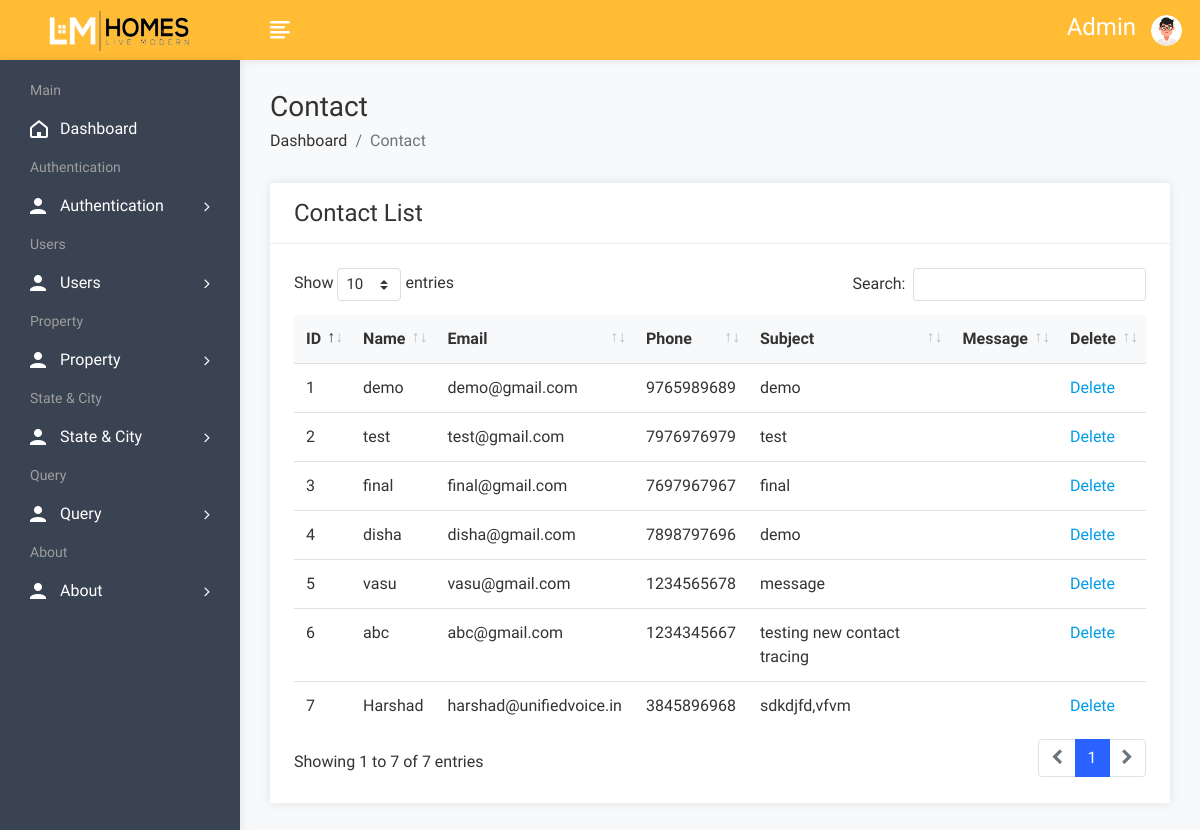
Screenshot of /admin/contactview.php (signed in) with the database file from the repository.
### tables this page shows
CREATE TABLE `contact` (
  `cid` int(50) NOT NULL,
  `name` varchar(100) NOT NULL,
  `email` varchar(100) NOT NULL,
  `phone` varchar(20) NOT NULL,
  `message` varchar(250) NOT NULL
);

### admin/contactview.php (the view, shortened to what this page needs)
<!DOCTYPE html>
<html lang="en">
<head>
        <link rel="stylesheet" href="assets/css/bootstrap.min.css">
        <link rel="stylesheet" href="assets/css/font-awesome.min.css">
        <link rel="stylesheet" href="assets/css/feathericon.min.css">
		<link rel="stylesheet" href="assets/plugins/datatables/dataTables.bootstrap4.min.css">
		<link rel="stylesheet" href="assets/plugins/datatables/responsive.bootstrap4.min.css">
		<link rel="stylesheet" href="assets/plugins/datatables/select.bootstrap4.min.css">
		<link rel="stylesheet" href="assets/plugins/datatables/buttons.bootstrap4.min.css">
        <link rel="stylesheet" href="assets/css/style.css">
    </head>
    <body>
				<?php include("header.php"); ?>
            <div class="page-wrapper">
                <div class="content container-fluid">
					<div class="page-header">
						<div class="row">
							<div class="col">
								<h3 class="page-title">Contact</h3>
								<ul class="breadcrumb">
									<li class="breadcrumb-item"><a href="dashboard.php">Dashboard</a></li>
									<li class="breadcrumb-item active">Contact</li>
								</ul>
							</div>
						</div>
					</div>
					<div class="row">
						<div class="col-sm-12">
							<div class="card">
								<div class="card-header">
									<h4 class="card-title">Contact List</h4>
								</div>
								<div class="card-body">
									<table id="basic-datatable" class="table">
                                            <thead>
                                                <tr>
                                                    <th>ID</th>
                                                    <th>Name</th>
                                                    <th>Email</th>
                                                    <th>Phone</th>
													<th>Subject</th>
                                                    <th>Message</th>
                                                    <th>Delete</th>
                                                </tr>
                                            </thead>
                                            <tbody>
											<?php
												$query=mysqli_query($con,"select * from contact");
												$cnt=1;
												while($row=mysqli_fetch_row($query))
													{
											?>
                                                <tr>
                                                    <td><?php echo $cnt; ?></td>
                                                    <td><?php echo $row['1']; ?></td>
                                                    <td><?php echo $row['2']; ?></td>
                                                    <td><?php echo $row['3']; ?></td>
                                                    <td><?php echo $row['4']; ?></td>
													<td><?php echo $row['5']; ?></td>
                                                    <td><a href="contactdelete.php?id=<?php echo $row['0']; ?>">Delete</a></td>
                                                </tr>
                                                <?php
												$cnt=$cnt+1;
												}
												?>
                                            </tbody>
                                        </table>
								</div>
							</div>
						</div>
					</div>
				</div>
			</div>
    </body>
</html>

### rows the page displays
contact: name "demo", email "demo@gmail.com", phone "9765989689", message "demo"
contact: name "test", email "test@gmail.com", phone "7976976979", message "test"
contact: name "final", email "final@gmail.com", phone "7697967967", message "final"
contact: name "disha", email "disha@gmail.com", phone "7898797696", message "demo"
contact: name "vasu", email "vasu@gmail.com", phone "1234565678", message "message"
contact: name "abc", email "abc@gmail.com", phone "1234345667", message "testing new contact tracing"
contact: name "Harshad", email "harshad@unifiedvoice.in", phone "3845896968", message "sdkdjfd,vfvm"

### other values shown
$_SESSION['auser'] "Admin"
